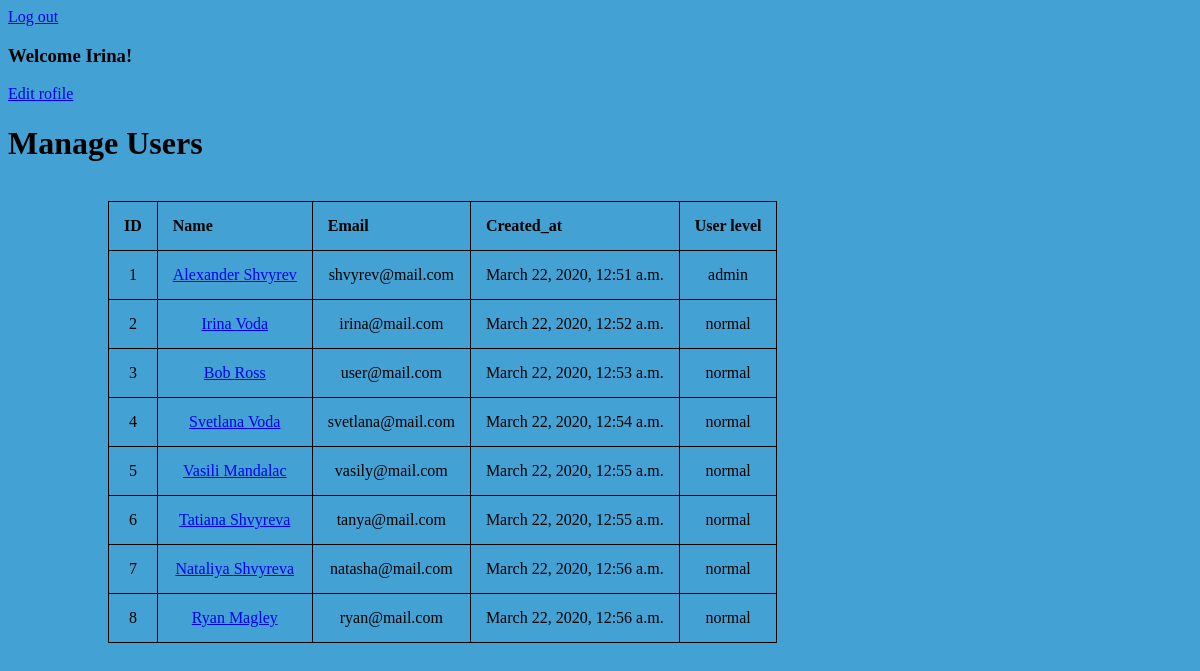
The app's page /dashboard (signed in) with its own data.
### user_app/models.py (models this page shows)
class User(models.Model):
    first_name=models.CharField(max_length=60)
    last_name=models.CharField(max_length=60)
    description = models.TextField()
    admin=models.BooleanField()
    email=models.CharField(max_length=254)
    password=models.CharField(max_length=255)
    created_at = models.DateTimeField(auto_now_add=True)
    updated_at = models.DateTimeField(auto_now=True)
    objects=UserManager()

### user_app/views.py (the view)
# urls.py: path('dashboard', views.dashboard),
def dashboard(request):
    if not 'user_id' in request.session:
        messages.error(request, "Please log in")
        return redirect('/')
    context= {
        'all_users': User.objects.all(),
        'current_user': User.objects.get(id = request.session['user_id'])
    }
    return render(request, 'dashboard.html', context)

### user_app/templates/dashboard.html (shortened to what this page needs)
<!DOCTYPE html>
<html lang="en">
<head>
    {% load static %}
    <link rel="stylesheet" href="{% static 'css/style.css' %}">
</head>
<body style=background-color:rgb(68,161,211)>
    <a href='/logout'>Log out</a>
    <h3>Welcome {{request.session.user_first_name}}!</h3>
    <a href='/users/update/{{current_user.id}}'>Edit rofile</a>
    <h1>Manage Users</h1>
    <br>
    <table>
        <thead>
            <th>ID</th>
            <th>Name</th>
            <th>Email</th>
            <th>Created_at</th>
            <th>User level</th>
        </thead>
        {% for user in all_users %}
        <tr>
            <td>{{user.id}}</td>
            <td><a href='/users/show/{{user.id}}'>{{user.first_name}} {{user.last_name}}</a></td>
            <td>{{user.email}}</td>
            <td>{{user.created_at}}</td>
            {% if user.admin == True %}
            <td>admin</td>
            {% else %}
            <td>normal</td>
            {% endif %}
        </tr>
        {% endfor %}
    </table>
</body>
</html>

### user_app/static/css/style.css (style rules this page uses)
body { width: 95%; }
table { margin-left: 100px; text-align: center; border-spacing: 5px; }
table, th, td { border: 1px solid black; border-collapse: collapse; }
th, td { padding: 15px; }
th { text-align: left; }

### records on screen
User: session.user_first_name "Irina", id "2", first_name "Irina", last_name "Voda", email "irina@mail.com", created_at "March 22, 2020, 12:52 a.m.", admin "normal"
User: id "1", first_name "Alexander", last_name "Shvyrev", email "shvyrev@mail.com", created_at "March 22, 2020, 12:51 a.m.", admin "admin"
User: id "3", first_name "Bob", last_name "Ross", email "user@mail.com", created_at "March 22, 2020, 12:53 a.m.", admin "normal"
User: id "4", first_name "Svetlana", last_name "Voda", email "svetlana@mail.com", created_at "March 22, 2020, 12:54 a.m.", admin "normal"
User: id "5", first_name "Vasili", last_name "Mandalac", email "vasily@mail.com", created_at "March 22, 2020, 12:55 a.m.", admin "normal"
User: id "6", first_name "Tatiana", last_name "Shvyreva", email "tanya@mail.com", created_at "March 22, 2020, 12:55 a.m.", admin "normal"
User: id "7", first_name "Nataliya", last_name "Shvyreva", email "natasha@mail.com", created_at "March 22, 2020, 12:56 a.m.", admin "normal"
User: id "8", first_name "Ryan", last_name "Magley", email "ryan@mail.com", created_at "March 22, 2020, 12:56 a.m.", admin "normal"
